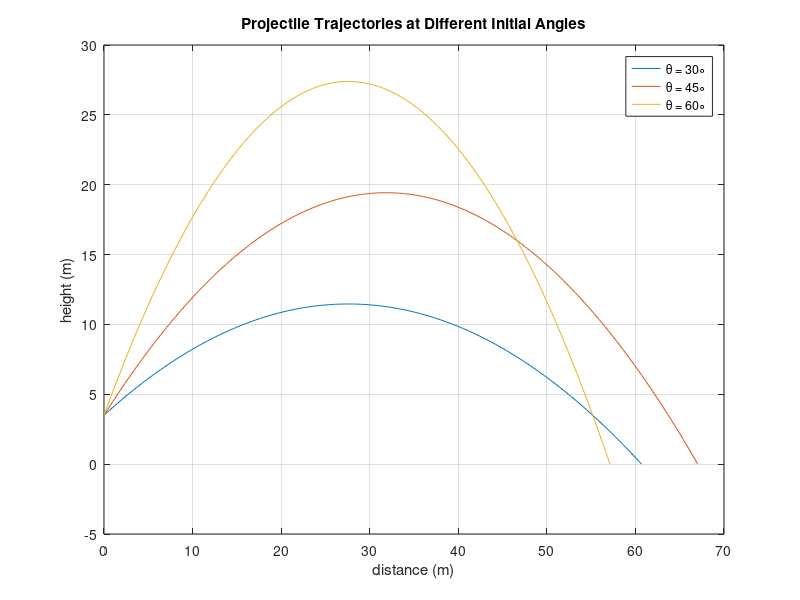

Write MATLAB code to recreate this figure.
%input values for v0 and y0
v0 = 25;
y0 = 3.5;

% three different initial angles (in degrees)
theta1 = 30;
theta2 = 45;
theta3 = 60;

%acceleration due to gravity (m/s^2)
g = 9.81;

%three equations that defines d for each initial angle
d1 = ((v0*cosd(theta1))/g) * ((v0*sind(theta1) + sqrt((v0*sind(theta1))^2 + 2*g*y0))); %theta1
d2 = ((v0*cosd(theta2))/g) * ((v0*sind(theta2) + sqrt((v0*sind(theta2))^2 + 2*g*y0))); %theta2
d3 = ((v0*cosd(theta3))/g) * ((v0*sind(theta3) + sqrt((v0*sind(theta3))^2 + 2*g*y0))); %theta3

% x values ranging from 0 to d1/2/3 using data from above with theta1/2/3
x1 = linspace(0,d1,200)'; %theta1
x2 = linspace(0,d2,200)'; %theta2
x3 = linspace(0,d3,200)'; %theta3

% y1/2/3 values that correspond to x1/2/3 due to theta1/2/3
y1 = x1.*tand(theta1) - ((1/2).*(x1.^2.*g)./((v0.*cosd(theta1)).^2)) + y0; %theta1
y2 = x2.*tand(theta2) - ((1/2).*(x2.^2.*g)./((v0.*cosd(theta2)).^2)) + y0; %theta2
y3 = x3.*tand(theta3) - ((1/2).*(x3.^2.*g)./((v0.*cosd(theta3)).^2)) + y0; %theta3

%plot x1/2/3 and y1/2/3 to the same graph
plot (x1,y1,x2,y2,x3,y3)

%annotations for the graph
title('Projectile Trajectories at Different Initial Angles')
xlabel('distance (m)')
ylabel('height (m)')
legend('\theta = 30\circ','\theta = 45\circ','\theta = 60\circ')
grid